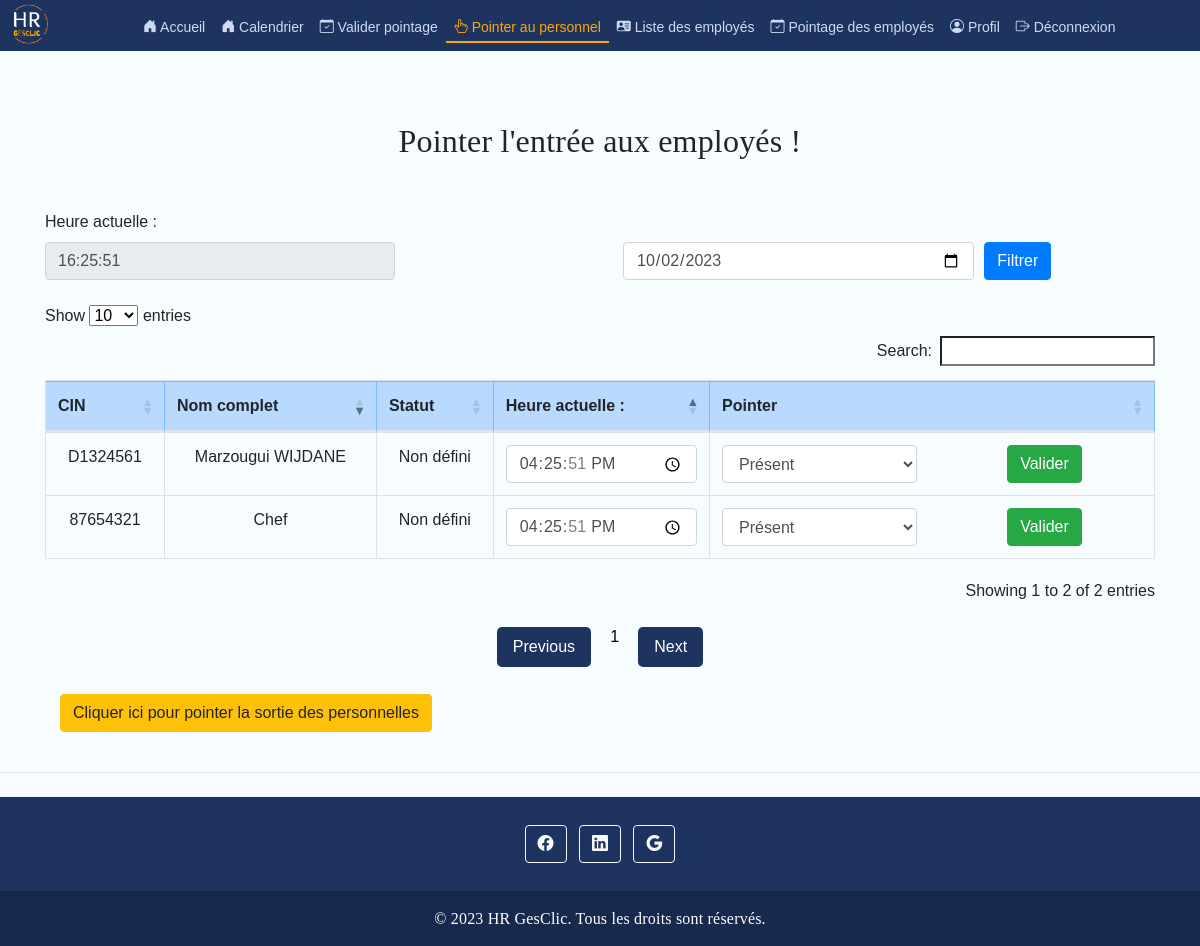
Screenshot of /pointer_perso.php (signed in) with the database file from the repository.
### tables this page shows
CREATE TABLE `employe` (
  `employe_id` int(11) NOT NULL,
  `Nom` varchar(20) DEFAULT NULL,
  `Poste` varchar(100) DEFAULT NULL,
  `email` varchar(50) DEFAULT NULL,
  `chef_id` int(11) DEFAULT NULL,
  `id_login` int(11) DEFAULT NULL,
  `id_entreprise` int(11) DEFAULT NULL,
  `prenom` varchar(50) DEFAULT NULL,
  `cin` varchar(8) DEFAULT NULL,
  `date_naissance` date DEFAULT NULL,
  `lieu_naissance` varchar(50) DEFAULT NULL,
  `adresse` varchar(100) DEFAULT NULL,
  `tele` varchar(10) DEFAULT NULL,
  `email_perso` varchar(50) DEFAULT NULL,
  `permis` varchar(50) DEFAULT NULL,
  `sexe` varchar(50) DEFAULT NULL,
  `civilite` varchar(50) DEFAULT NULL,
  `situation_fam` varchar(50) DEFAULT NULL,
  `ville` varchar(50) DEFAULT NULL,
  `code_postal` varchar(10) DEFAULT NULL,
  `nationalite` varchar(50) DEFAULT NULL,
  `profil_img` text DEFAULT NULL
);

### pointer_perso.php (the view, shortened to what this page needs)
<?php
include('server.php');
$chef_id = $_SESSION['user_id'] ;
$dateExp = isset($_POST['dateExp']) ? $_POST['dateExp'] : null;
if (!is_null($dateExp)) {
    $valider = mysqli_query($conn, "SELECT e.*, p.point_id, p.h_entree_chef, p.statut
        FROM employe e
        LEFT JOIN pointer p ON e.employe_id = p.employe_id AND DATE(p.date) = '$dateExp'
        LEFT JOIN absence a ON e.employe_id = a.employe_id AND DATE(a.date) = '$dateExp'
        WHERE p.date IS NULL AND e.chef_id = '$chef_id' AND a.employe_id IS NULL");
} else {
    $valider = mysqli_query($conn, "SELECT e.*, p.point_id, p.h_entree_chef, p.statut
        FROM employe e
        LEFT JOIN pointer p ON e.employe_id = p.employe_id AND p.date = CURDATE()
        LEFT JOIN absence a ON e.employe_id = a.employe_id AND a.date = CURDATE()
        WHERE p.date IS NULL AND e.chef_id = '$chef_id' AND a.employe_id IS NULL");
}
include('head.php');
?>
<header class="text-center py-5 mt-5">
    <div class="container">
        <br><h2>Pointer l'entrée aux employés ! </h2>
    </div>
</header>
<div class="container">
    <div class="row">
        <div class="col-md-4">
            <div class="form-group">
                <label for="heure">Heure actuelle :</label>
                <input type="text" class="form-control" value="<?php echo date('H:i:s'); ?>" disabled>
            </div>
        </div>
        <div class ="col"></div>
        <div class="col-md-6">
            <form method="post" class="ml-2 mb-4 mt-4">
                <div class="form-row align-items-center">
                    <div class="col-8 mt-2">
                        <input type="date" id="dateExp" name="dateExp" class="form-control" value="<?php echo isset($_POST['dateExp']) ? $_POST['dateExp'] : date('Y-m-d'); ?>" >
                    </div>
                    <div class="col mt-2">
                        <input type="submit" value="Filtrer" class="btn btn-primary">
                    </div>
                </div>
            </form>
        </div>
    </div>
    <table id="table_dmd" class="table table-bordered" style="width:100% ; ">
        <thead class="table-primary">
            <tr>
                <th>CIN</th>
                <th>Nom complet</th>
                <th>Statut</th>
                <th>Heure actuelle :</th>
                <th>Pointer</th>
            </tr>
        </thead>
        <tbody>
            <?php while ($row = mysqli_fetch_assoc($valider)) { ?>
                <tr>
                    <td><?php echo $row['cin']; ?></td>
                    <td><?php echo $row['Nom'] . ' ' . $row['prenom']; ?></td>
                    <td><?php echo isset($row['statut']) ? $row['statut'] : 'Non défini'; ?></td>
                    <td>
                    <form method="POST" action="<?php echo $_SERVER['PHP_SELF']; ?>">
                        <div class="row">
                            <div class="col">
                                <input type="time" class="form-control "  name="heure" value="<?php echo date('H:i:s'); ?>">
                            </div>
                        </div>
                    </td>
                    <td>
                            <div class="row">
                                <div class="col">
                            <select class="form-control" name="nouveau_statut">
                                <option value="Pr" Selected>Présent</option>
                            </select>
                            </div>
                            <div class="col">
                            <button type="submit" name="modifier_statut" class="btn btn-success">Valider</button>
                            </div>  </div>
                    </td>
                </tr>
            <?php } ?>
        </tbody>
    </table>
    <div class="col mt-4">
             <a href="pointer_persoS.php" class="btn btn-warning "> Cliquer ici pour pointer la sortie des personnelles </a>
        </div>
</div>
<?php include('footer.php'); ?>

### css/landing.css (style rules this page uses)
body, html { height: 100%; font-family: Poppins , Poppins-Regular , sans-serif; }
h1,h2,h3,h4,h5,h6 { margin: 2px; font-family: Poppins , Poppins-Regular ; letter-spacing: 0.20px; }
a { color: #017AD1; text-decoration: none; }
.form-group { margin-bottom: 20px; }
table { width: 100%; border-collapse: collapse; margin-bottom: 30px; }
th, td { padding: 8px; text-align: center; vertical-align: middle; }
table:not(.hidden) { display: table; }

### rows the page displays
employe: cin "D1324561", Nom "Marzougui", prenom "WIJDANE"
employe: cin "87654321", Nom "Chef"
